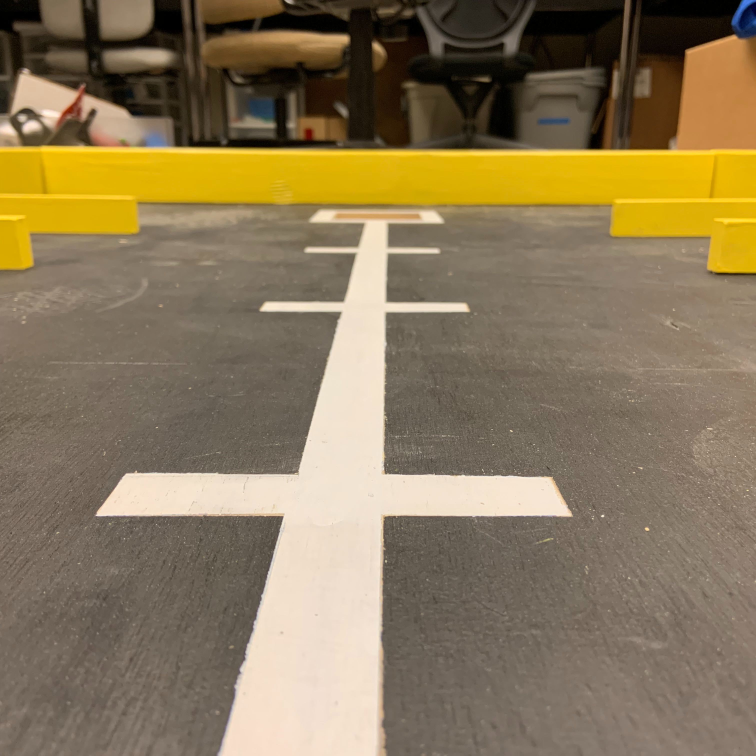
#> input picture tests/real_images_input/r_4.png, 3024 x 3024 px, found by its file name (shown at 1/4 size)
$ jupyter execute --allow-errors Untitled.ipynb
#> lines starting #> are read from the running program, lines starting #| are printed output that depends on the picture; after the words box and inside, x2 and y2 are one past the last pixel; in counts of white or black regions, pixels touching at a corner belong together
### computervision/feature_extraction.py
"""
File:          Feature_Extraction.py
Author:        Alex Cui
Last Modified:
"""
import os
import numpy as np
import cv2
from matplotlib import pyplot as plt
from matplotlib import colors
from matplotlib import cm

class Feature_Extraction:

    def __init__(self, img):
        """Initializes feature extraction elements by
        taking in the path of the image to be processed
        """
        self.image = cv2.cvtColor(cv2.imread(img), cv2.COLOR_BGR2RGB)
        self.scale_percent = 20
        self.real_detector = cv2.ORB_create(nfeatures = 10000, scoreType=cv2.ORB_FAST_SCORE)
        self.simulator_detector = cv2.ORB_create(nfeatures=50, scoreType=cv2.ORB_FAST_SCORE)
        self.yellow_lower = np.array([22,60,200],np.uint8)
        self.yellow_upper = np.array([60,255,255],np.uint8)
        self.image_with_features = None
        self.keypoints = None
        self.descriptor = None

    def denoise_real_image(self):
        """Denoise the image before running feature extraction
        """

        #resize image to the value of scale_percent
        width = int(self.image.shape[1] * self.scale_percent / 100)
        height = int(self.image.shape[0] * self.scale_percent / 100)
        dim = (width, height)
        self.image = cv2.resize(self.image, dim, interpolation = cv2.INTER_AREA)

        #Denoise the image
        self.image = cv2.fastNlMeansDenoisingColored(self.image, None, 7, 21, 50, 10)

    def ignore_above(self):
        """Ignore noises outside the field
        """

        mask = self.__compute_mask()
        x = self.__get_highest(mask)
        mask[x:, :] = 255
        mask[:x, :] = 0
        self.image = cv2.bitwise_and(self.image, self.image, mask = mask)

    def __compute_mask(self):
        """Private method that computes mask
        """

        #Create yellow_mask
        hsv = cv2.cvtColor(self.image, cv2.COLOR_RGB2HSV)
        yellow_mask = cv2.inRange(hsv, self.yellow_lower, self.yellow_upper)
        return yellow_mask

    def __get_highest(self, mask):
        """Private method that computes the height above which
        everything is ignored
        """
        for i in range (mask.shape[0]):
            s = np.sum(mask[i])
            if (s >= 255 * mask.shape[1]):
                return i

    def detect_features_for_simulator(self):
        """Detect features
        """
        # find keypoints
        kp, des = self.real_detector.detectAndCompute(self.image, None)
        des = np.float32(des)
        self.keypoints = kp
        #self.descriptor = des
        self.descriptor = des
        k = cv2.drawKeypoints(self.image, kp, None, color=(255,0,0))
        self.image_with_features = k

    def detect_features_for_real(self):
        """Detect features
        """
        # find keypoints
        kp, des = self.simulator_detector.detectAndCompute(self.image, None)
        des = np.float32(des)
        self.keypoints = kp
        #self.descriptor = des
        self.descriptor = des

        k = cv2.drawKeypoints(self.image, kp, None, color=(255,0,0))
        self.image_with_features = k

### computervision/Untitled.ipynb
[cell 1]
"""
File:          Feature_Extraction.py
Author:        Alex Cui
Last Modified:
"""
import os
import numpy as np
import cv2
from matplotlib import pyplot as plt
from matplotlib import colors
from matplotlib import cm

class Feature_Extraction:

    # [76 lines left out: functions __init__, denoise_real_image, ignore_above, __compute_mask, __get_highest, detect_features_for_simulator and 1 more, not called in this run]

[cell 2]
"""
File:          match.py
Author:        Alex Cui
Last Modified:
"""
import os
import numpy as np
import cv2
from matplotlib import pyplot as plt
from matplotlib import colors
from matplotlib import cm
from feature_extraction import Feature_Extraction

class Match:
    #Constructor takes in the path of the real image
    def __init__(self, r_path):
        self.real_image = Feature_Extraction(r_path)
        self.weight_list = []

    def match(self):
        self.real_image.denoise_real_image()
#> in denoise_real_image, `self.image = cv2.resize(self.image, dim, interpolation = cv2.INTER_AREA)`:
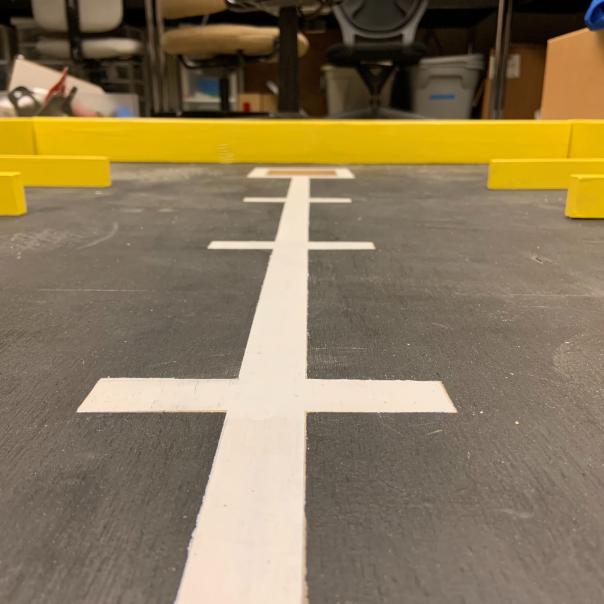
#> self.image: shape (604, 604, 3); mean R, G, B 137.4, 120.2, 89.3
        self.real_image.ignore_above()
#> in __compute_mask, `hsv = cv2.cvtColor(self.image, cv2.COLOR_RGB2HSV)`: hsv: shape (604, 604, 3); mean H, S, V 17.3, 89.7, 137
#> in __compute_mask, `yellow_mask = cv2.inRange(hsv, self.yellow_lower, self.yellow_upper)`:
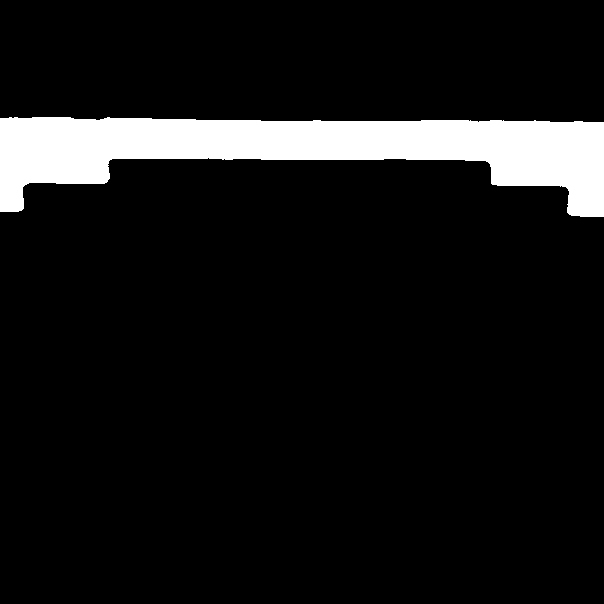
#> yellow_mask: shape (604, 604); 8.6% white; 1 white region, box (x1, y1, x2, y2) and area: (0, 117, 604, 217) 31370
#> in ignore_above, `x = self.__get_highest(mask)`: x = 122
#> in ignore_above, `mask[x:, :] = 255`:
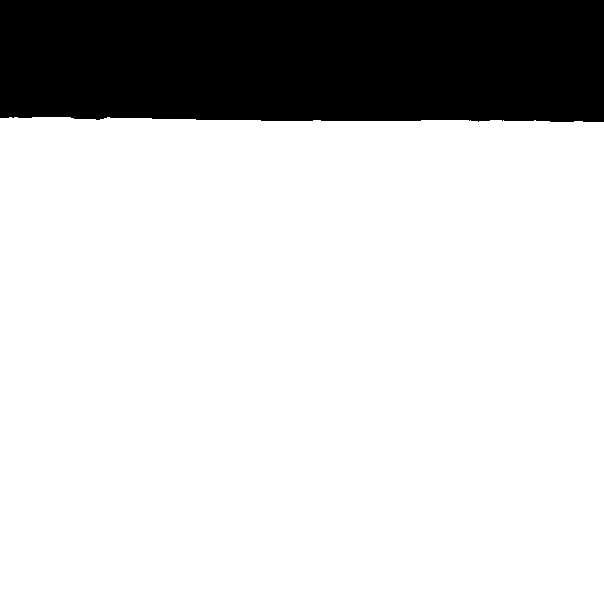
#> mask: shape (604, 604); 80.1% white; 1 black region, box (x1, y1, x2, y2) and area: (0, 0, 604, 122) 72434
#> in ignore_above, `mask[:x, :] = 0`:
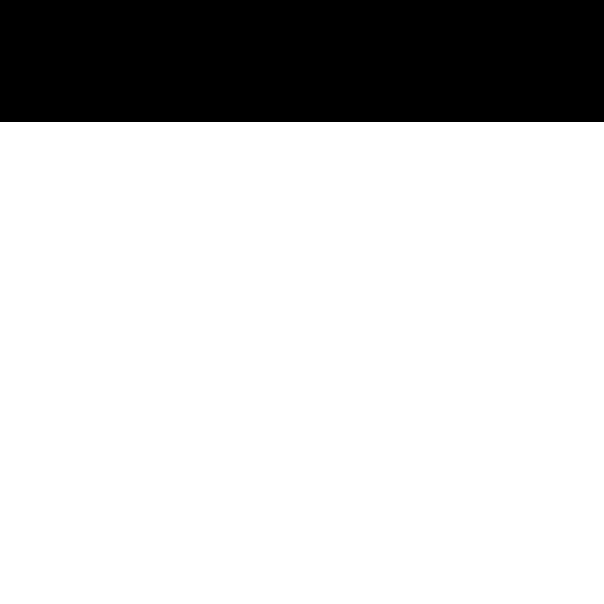
#> mask: shape (604, 604); 79.8% white; 1 black region, box (x1, y1, x2, y2) and area: (0, 0, 604, 122) 73688
#> in ignore_above, `self.image = cv2.bitwise_and(self.image, self.image, mask = mask)`:
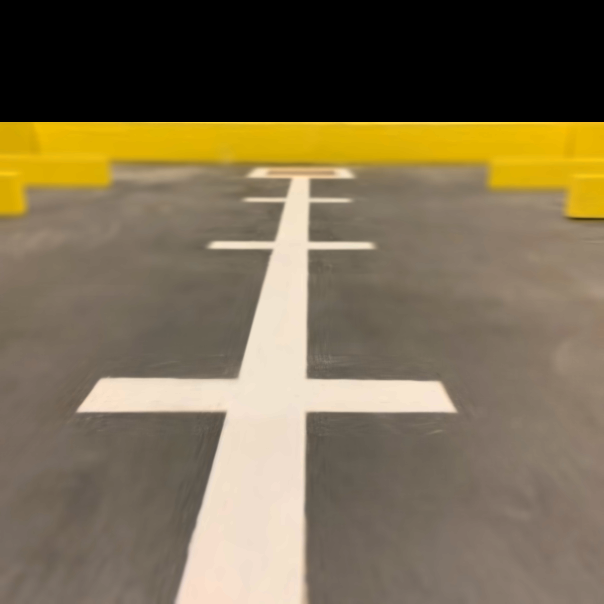
#> self.image: shape (604, 604, 3); mean R, G, B 120.9, 107.4, 81
        self.real_image.detect_features_for_real()
#> in detect_features_for_real, `kp, des = self.simulator_detector.detectAndCompute(self.image, None)`: kp = 51 keypoints; strongest (x, y, size): (219, 416, 111.1), (221, 415, 92.6), (221, 413, 77.1), (266, 251, 92.6)
#> in detect_features_for_real, `self.keypoints = kp`: self.keypoints has the same summary as kp

        kp1 = self.real_image.keypoints
        des1 = self.real_image.descriptor
        if (np.size(des1) == 0):
            cvError(0, "ORB Matcher", "1st image descriptors empty", __FILE__, __LINE__)
            quit()

        FLANN_INDEX_KDTREE = 1
        index_params = dict(algorithm=FLANN_INDEX_KDTREE, trees=5)
        search_params = dict(checks=50)
        flann = cv2.FlannBasedMatcher(index_params, search_params)

        for filename in os.listdir('../PF_Images/sim_5000/'):
            base = len(kp1)
            s_path = '../PF_Images/sim_5000/' + filename
            im_s = Feature_Extraction(s_path)
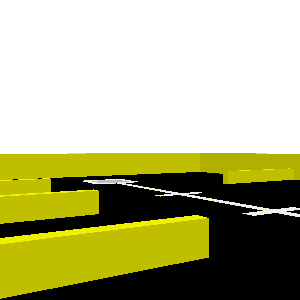
#> input picture PF_Images/sim_5000/-0.02192091991114009_0.4225003269258666_5.742090362050514.png, 300 x 300 px
            im_s.detect_features_for_simulator()
#> in detect_features_for_simulator, `kp, des = self.real_detector.detectAndCompute(self.image, None)`: kp = 152 keypoints; strongest (x, y, size): (84, 180, 37.2), (254, 215, 31), (199, 192, 44.6), (259, 210, 37.2)
#> in detect_features_for_simulator, `self.keypoints = kp`: self.keypoints has the same summary as kp
#> in detect_features_for_simulator, `k = cv2.drawKeypoints(self.image, kp, None, color=(255,0,0))`:
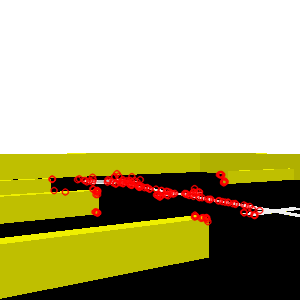
#> k: shape (300, 300, 3); mean R, G, B 182.1, 176.7, 131.4
            kp2 = im_s.keypoints
#> kp2 has the same summary as kp in detect_features_for_simulator
            des2 = im_s.descriptor
            if (np.size(des2) == 0):
                cvError(0, "ORB Matcher", "2nd image descriptors empty", __FILE__, __LINE__)
                quit()
            if (np.size(des2) < 2 or np.size(des1) < 2):
                continue
            try:
                matches = flann.knnMatch(des1,des2, k=2)
#> matches = 51 matches
            except:
                continue

            # store all the good matches as per Lowe's ratio test.
            count = 0
            good = []
            for i, pair in enumerate(matches):
                try:
                    m, n = pair
                    if m.distance < 0.7*n.distance:
                        count += 1
                        good.append(m)

                except ValueError:
                    pass
#> this loop made 51 passes
#> after the loop, count = 0; good = []
            weight = count / base
#> weight = 0
            self.weight_list.append(weight)

[cell 3]
m = Match('../PF_Images/real_images_input/r_4.png')

[cell 4]
m.match()

[cell 5]
m.weight_list
#> Out = [0]

[cell 6]
r_path = '../PF_Images/real_images_input/r_4.png'
s_path = '../PF_Images/sim_5000/-0.31463888563496_-0.016985108108063196_1.2848264916564756.png'

[cell 7]
test = cv2.imread('../PF_Images/sim_5000/-0.4166870595417669_0.34898144398975184_1.8525174823523585.png')
#> (the rest of this cell did not finish here and is left out)

[cell 8]
im_r = Feature_Extraction(r_path)
#> (the rest of this cell did not finish here and is left out)

#> (a cell that did not finish here is left out)

[cell 10]
im_r.denoise_real_image()
im_r.ignore_above()

[cell 11]
plt.imshow(im_r.image)

[cell 12]
orb = cv2.ORB_create()

kp1 = orb.detect(im_r.image, None)
#> kp1 = 226 keypoints; strongest (x, y, size): (219, 416, 111.1), (221, 415, 92.6), (222, 415, 64.3), (312, 373, 111.1)
kp1, des1 = orb.compute(im_r.image, kp1)

[cell 13]
orb = cv2.ORB_create()

kp1 = orb.detect(im_r.image, None)
kp1, des1 = orb.compute(im_r.image, kp1)

#> (the rest of this cell did not finish here and is left out)

[cell 14]
len(kp1)
#> Out = 226

[cell 15]
np.size(des1)
#> Out = 7232

[cell 16]
arr = []

base = len(kp1)
#> base = 226
FLANN_INDEX_KDTREE = 0
flann = cv2.DescriptorMatcher_create(cv2.DescriptorMatcher_FLANNBASED)

if type(des1) != np.float32:
    des1 = np.float32(des1)


for filename in os.listdir('../PF_Images/sim_5000/'):
    s_path = '../PF_Images/sim_5000/' + filename
    im_s = Feature_Extraction(s_path)
    im_s.detect_features_for_simulator()
    kp2 = im_s.keypoints
#> kp2 has the same summary as kp in detect_features_for_simulator
    des2 = im_s.descriptor

    if type(des2) != np.float32:
        des2 = np.float32(des2)

    if (np.size(des2) < 2 and np.size(des1) < 2):
        continue

    matches = flann.knnMatch(des1,des2, 2)
#> matches = 226 matches

    # store all the good matches as per Lowe's ratio test.
    count = 0
    for m,n in matches:
        if m.distance < 0.7*n.distance:
            count += 1
#> this loop made 226 passes
#> count on pass 145: 1
#> after the loop, count = 1
    weight = count / base
#> weight = 0.00442
    arr.append(weight)

[cell 17]
arr = np.array(arr)
#> arr = [0.00442]
np.amax(arr)
#> Out = 0.00442
